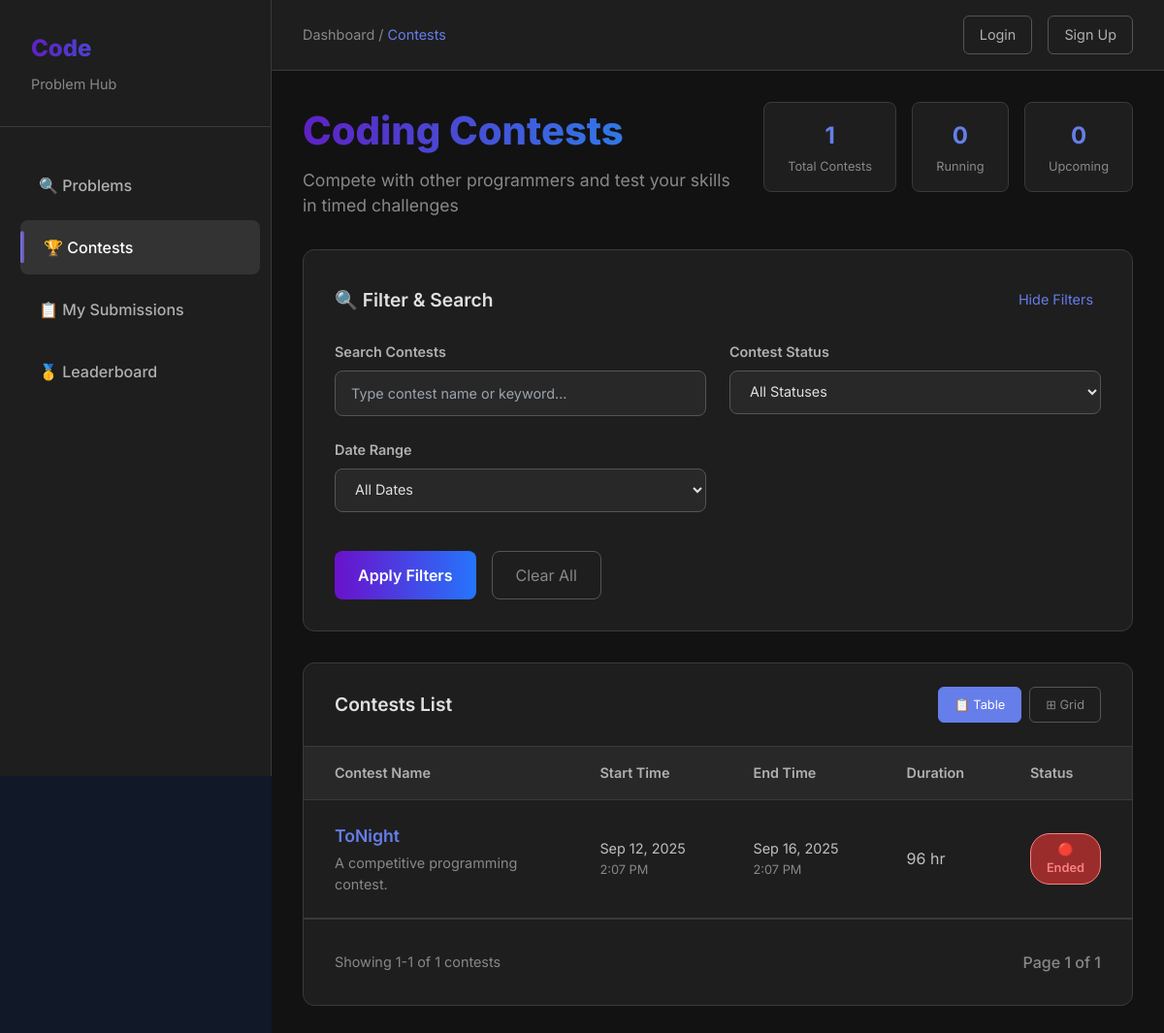
/problems/contests/, run on the app's committed database.
### problems/models.py (models this page shows, shortened)
class Contest(models.Model):
    name = models.CharField(max_length=200)
    start_time = models.DateTimeField()
    end_time = models.DateTimeField()
    problems = models.ManyToManyField('Problem', related_name='contests_problems')

### problems/views.py (the view)
# urls.py: path('contests/', views.contest_list, name='contest_list'),
def contest_list(request):
    now = timezone.now()
    contests = Contest.objects.all().order_by('-start_time')
    for contest in contests:
        duration = contest.end_time - contest.start_time
        contest.duration_hours = int(round(duration.total_seconds() // 3600, 2))  # in hours
    context = {
        'contests': contests,
        'now': now,
    }
    return render(request, 'problems/contest_list.html', context)

### templates/problems/contest_list.html (shortened to what this page needs)
<!DOCTYPE html>
<html lang="en">
<head>
    <script src="https://cdn.tailwindcss.com"></script>
</head>
<body class="bg-gray-900 text-gray-100">
    <div class="main-container">
        <aside class="sidebar" id="sidebar">
            <div class="sidebar-header">
                <div class="sidebar-title">Code</div>
                <div class="sidebar-subtitle">Problem Hub</div>
            </div>
            <nav>
                <a href="/problems/">🔍 Problems</a>
                <a href="/problems/contests/" class="active">🏆 Contests</a>
                <a href="/submissions/history/">📋 My Submissions</a>
                <a href="/submissions/leaderboard/">🥇 Leaderboard</a>
            </nav>
        </aside>
        <div style="flex: 1;">
            <header class="top-header">
                <div class="breadcrumb">
                    Dashboard / <span>Contests</span>
                </div>
                <div class="user-actions">
                    {% if user.is_authenticated %}
                        <span>Welcome, {{ user.username }}</span>
                        <a href="/problems/logout/">Logout</a>
                    {% else %}
                        <a href="/accounts/login/">Login</a>
                        <a href="/account/registrations/">Sign Up</a>
                    {% endif %}
                </div>
            </header>
            <main class="content-area">
                <div class="content-header">
                    <div class="page-title-section">
                        <h1 class="page-title">Coding Contests</h1>
                        <p class="page-subtitle">Compete with other programmers and test your skills in timed challenges</p>
                    </div>
                    <div class="stats-section">
                        <div class="stat-card">
                            <div class="stat-number" id="totalContests">{{ contests.count }}</div>
                            <div class="stat-label">Total Contests</div>
                        </div>
                        <div class="stat-card">
                            <div class="stat-number" id="runningContests">{{ running_count|default:0 }}</div>
                            <div class="stat-label">Running</div>
                        </div>
                        <div class="stat-card">
                            <div class="stat-number" id="upcomingContests">{{ upcoming_count|default:0 }}</div>
                            <div class="stat-label">Upcoming</div>
                        </div>
                    </div>
                </div>
                <div class="filter-panel">
                    <div class="filter-header">
                        <h2 class="filter-title">🔍 Filter & Search</h2>
                        <button class="filter-toggle" onclick="toggleFilters()">Hide Filters</button>
                    </div>
                    <form id="filterForm" class="filter-grid">
                        <div class="filter-group">
                            <label for="search">Search Contests</label>
                            <input type="text" name="search" id="search" placeholder="Type contest name or keyword..." value="">
                        </div>
                        <div class="filter-group">
                            <label for="status">Contest Status</label>
                            <select name="status" id="status">
                                <option value="">All Statuses</option>
                            </select>
                        </div>
                        <div class="filter-group">
                            <label for="date_range">Date Range</label>
                            <select name="date_range" id="date_range">
                                <option value="">All Dates</option>
                            </select>
                        </div>
                        <div class="filter-actions">
                            <button type="button" class="filter-button" onclick="applyFilters()">Apply Filters</button>
                            <button type="button" class="clear-button" onclick="clearFilters()">Clear All</button>
                        </div>
                    </form>
                </div>
                <div class="contests-container">
                    <div class="contests-header">
                        <h2 class="contests-title">Contests List</h2>
                        <div class="view-toggle">
                            <button class="view-button active" onclick="switchView('table')">📋 Table</button>
                            <button class="view-button" onclick="switchView('grid')">⊞ Grid</button>
                        </div>
                    </div>
                    <div class="contests-table-container" id="tableView">
                        <table class="contests-table">
                            <thead>
                                <tr>
                                    <th style="width: 35%;">Contest Name</th>
                                    <th style="width: 20%;">Start Time</th>
                                    <th style="width: 20%;">End Time</th>
                                    <th style="width: 15%;">Duration</th>
                                    <th style="width: 10%;">Status</th>
                                </tr>
                            </thead>
                            <tbody id="contestTableBody">
                                {% for contest in contests %}
                                <tr onclick="window.location.href='{% url 'contest_detail' contest.id %}';" style="cursor: pointer;">
                                    <td>
                                        <div class="contest-title-cell">{{ contest.name }}</div>
                                        <div style="color: #888; font-size: 0.9rem; margin-top: 0.25rem;">
                                            {{ contest.description|default:"A competitive programming contest." }}
                                        </div>
                                    </td>
                                    <td class="datetime-cell">
                                        {{ contest.start_time|date:"M d, Y" }}<br>
                                        <span style="color: #888; font-size: 0.8rem;">{{ contest.start_time|time:"g:i A" }}</span>
                                    </td>
                                    <td class="datetime-cell">
                                        {{ contest.end_time|date:"M d, Y" }}<br>
                                        <span style="color: #888; font-size: 0.8rem;">{{ contest.end_time|time:"g:i A" }}</span>
                                    </td>
                                    <td style="color: #c0c0c0;">
                                        {% if contest.duration_hours %}
                                            {{ contest.duration_hours }} hr
                                        {% else %}
                                            2 hours
                                        {% endif %}
                                    </td>
                                    <td class="status-cell" style="text-align: center;">
                                        {% if contest.start_time > now %}
                                            <span class="status-badge status-upcoming">🔵 Upcoming</span>
                                        {% elif contest.end_time < now %}
                                            <span class="status-badge status-ended">🔴 Ended</span>
                                        {% else %}
                                            <span class="status-badge status-running">🟢 Running</span>
                                        {% endif %}
                                    </td>
                                </tr>
                                {% endfor %}
                            </tbody>
                        </table>
                    </div>
                    <div class="pagination-container">
                        <div class="pagination-info">
                            Showing {{ contests.start_index|default:1 }}-{{ contests.end_index|default:contests.count }} of {{ contests.paginator.count|default:contests.count }} contests
                        </div>
                        <div class="pagination-controls">
                            <span>Page {{ contests.number|default:1 }} of {{ contests.paginator.num_pages|default:1 }}</span>
                        </div>
                    </div>
                </div>
            </main>
        </div>
    </div>
</html>

### data on the page
Contest: name "ToNight", description "A competitive programming contest.", start_time "Sep 12, 2025", start_time "2:07 PM", end_time "Sep 16, 2025", end_time "2:07 PM", duration_hours "96", shows "🔴 Ended"

### other printed values
{{ contests.count }} "1"
{{ running_count|default:0 }} "0"
{{ upcoming_count|default:0 }} "0"
{{ contests.start_index|default:1 }} "1"
{{ contests.end_index|default:contests.count }} "1"
{{ contests.paginator.count|default:contests.count }} "1"
{{ contests.number|default:1 }} "1"
{{ contests.paginator.num_pages|default:1 }} "1"
